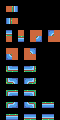

A 2D game scene composited from a Tiled map and its tileset images. What follows is a short description and the map's XML, with every tile layer's data as written:
An orthogonal 10x20 tile map with 6x6 px tiles, 3 tile layers (regions, input_world, output_world).

<map version="1.5" tiledversion="1.7.2" orientation="orthogonal" renderorder="right-down" width="10" height="20" tilewidth="6" tileheight="6" infinite="0" nextlayerid="4" nextobjectid="1">
 <tileset firstgid="1" source="mechator_tiles.tsx" />
 <layer id="1" name="regions" width="10" height="20">
  <data encoding="csv">
0,0,0,0,0,0,0,0,0,0,
0,112,112,0,0,0,0,0,0,0,
0,0,0,0,0,0,0,0,0,0,
0,112,112,0,0,0,0,0,0,0,
0,0,0,0,0,0,0,0,0,0,
0,112,0,112,0,112,112,0,112,112,
0,112,0,112,0,112,112,0,112,112,
0,0,0,0,0,0,0,0,0,0,
0,112,112,0,112,112,0,0,0,0,
0,112,112,0,112,112,0,0,0,0,
0,0,0,0,0,0,0,0,0,0,
0,112,112,0,112,112,0,0,0,0,
0,0,0,0,0,0,0,0,0,0,
0,112,112,0,112,112,0,0,0,0,
0,0,0,0,0,0,0,0,0,0,
0,112,112,0,112,112,0,0,0,0,
0,0,0,0,0,0,0,0,0,0,
0,112,112,0,112,112,0,112,112,0,
0,0,0,0,0,0,0,0,0,0,
0,112,112,0,112,112,0,112,112,0
</data>
 </layer>
 <layer id="2" name="input_world" width="10" height="20">
  <data encoding="csv">
0,0,0,0,0,0,0,0,0,0,
0,112,20,0,0,0,0,0,0,0,
0,0,0,0,0,0,0,0,0,0,
0,20,112,0,0,0,0,0,0,0,
0,0,0,0,0,0,0,0,0,0,
0,20,0,112,0,112,0,0,20,0,
0,112,0,20,0,0,20,0,0,112,
0,0,0,0,0,0,0,0,0,0,
0,0,112,0,0,20,0,0,0,0,
0,20,0,0,112,0,0,0,0,0,
0,0,0,0,0,0,0,0,0,0,
0,19,38,0,38,21,0,0,0,0,
0,0,0,0,0,0,0,0,0,0,
0,19,27,0,26,21,0,0,0,0,
0,0,0,0,0,0,0,0,0,0,
0,19,2,0,2,21,0,0,0,0,
0,0,0,0,0,0,0,0,0,0,
0,19,45,0,44,21,0,45,2,0,
0,0,0,0,0,0,0,0,0,0,
0,2,44,0,38,26,0,27,38,0
</data>
 </layer>
 <layer id="3" name="output_world" width="10" height="20">
  <data encoding="csv">
0,0,0,0,0,0,0,0,0,0,
0,0,19,0,0,0,0,0,0,0,
0,0,0,0,0,0,0,0,0,0,
0,21,0,0,0,0,0,0,0,0,
0,0,0,0,0,0,0,0,0,0,
0,38,0,0,0,0,0,0,26,0,
0,0,0,2,0,0,45,0,0,0,
0,0,0,0,0,0,0,0,0,0,
0,0,0,0,0,27,0,0,0,0,
0,44,0,0,0,0,0,0,0,0,
0,0,0,0,0,0,0,0,0,0,
0,37,0,0,0,39,0,0,0,0,
0,0,0,0,0,0,0,0,0,0,
0,37,0,0,0,39,0,0,0,0,
0,0,0,0,0,0,0,0,0,0,
0,1,0,0,0,3,0,0,0,0,
0,0,0,0,0,0,0,0,0,0,
0,1,0,0,0,3,0,2,0,0,
0,0,0,0,0,0,0,0,0,0,
0,0,2,0,0,38,0,38,0,0
</data>
 </layer>
</map>